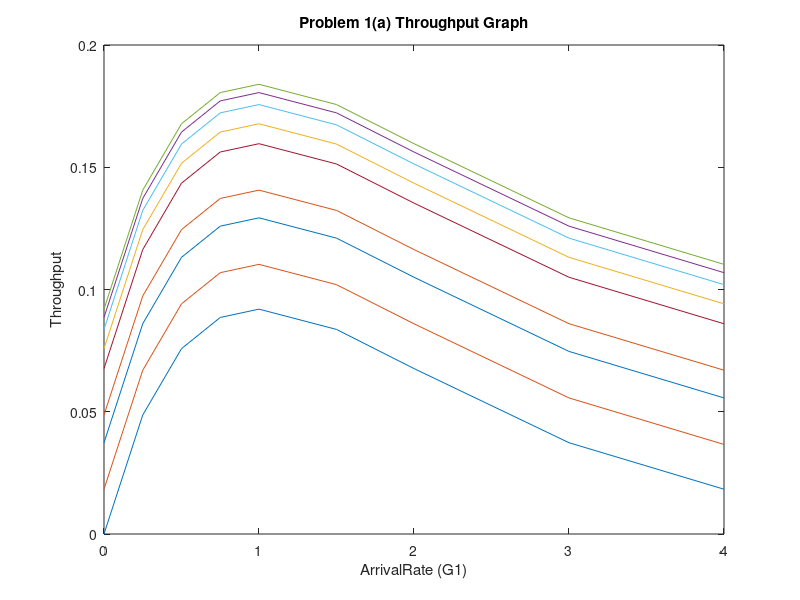
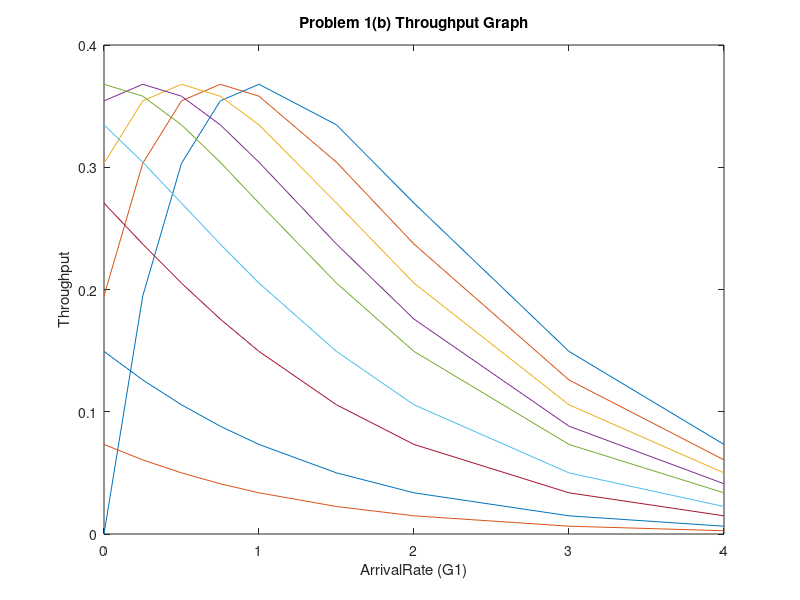

Recreate these plots in MATLAB, in order.
clear; clc;
%% Variables
ArrivalRate = [0, 0.25, 0.5, 0.75, 1, 1.5, 2, 3, 4]; % given arrival rate, packets/slot

%% Calculate Throughput
SuccessPacket_a = zeros(length(ArrivalRate),length(ArrivalRate)); % 9x9 Table
SuccessPacket_b = zeros(length(ArrivalRate),length(ArrivalRate)); % 9x9 Table

ptr1 = 1; % data pointer for G1
for G1 = ArrivalRate % packets per slot
    ptr2 = 1;        % data pointer for G2
    for G2 = ArrivalRate % packets per slot
        % Problem 1(a)
        Nonarrival_even = exp(-G1); % non-arrival rate for even slots
        Nonarrival_odd  = exp(-G2); % non-arrival rate for odd slots
        Success_even = 1/2 * G1 * Nonarrival_even; % Throughput for even slots in the channel        
        Success_odd  = 1/2 * G2 * Nonarrival_odd;  % Throughput for odd slots in the channel
        SuccessPacket_a(ptr1, ptr2) = 1/2 * Success_even + 1/2 * Success_odd; % total Throughput

        % Problem 1(b)
        Arrival_G = G1 + G2; % total average packets generated each slot.        
        Nonarrival_G1 = exp(-G1); % non-arrival rate for G1
        Nonarrival_G2 = exp(-G2); % non-arrival rate for G2
        NoPacket = Nonarrival_G1 * Nonarrival_G2; % no packets in channel
        SuccessPacket_b(ptr1, ptr2) = Arrival_G * NoPacket; % total Throughput        
        
        ptr2 = ptr2 + 1; % increase the pointer
    end
    ptr1 = ptr1 + 1; % increase the pointer
end

%% Plot the graph
% Problem 1(a)
figure(1);
disp('Problem 1(a) Throughput Table');
disp(SuccessPacket_a); % display the Throughput table, each row for G1, each column for G2.
plot(ArrivalRate, SuccessPacket_a); % 2-dimentional graph
xlabel('ArrivalRate (G1)'); % x-axis is G1
ylabel('Throughput');       % y-axis is Throughput or Efficiency
title('Problem 1(a) Throughput Graph');

% Problem 1(b)
figure(2);
disp('Problem 1(b) Throughput Table');
disp(SuccessPacket_b); % display the Throughput table, each row for G1, each column for G2.
plot(ArrivalRate, SuccessPacket_b); % 2-dimentional graph
xlabel('ArrivalRate (G1)'); % x-axis is G1
ylabel('Throughput');       % y-axis is Throughput or Efficiency
title('Problem 1(b) Throughput Graph');
